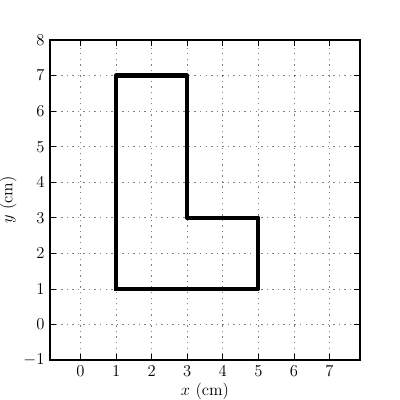

This chart was generated by the following Python code:
if __name__ == '__main__':
    import matplotlib
    matplotlib.use('Agg')
    from matplotlib import rc
    rc('font',**{'family':'serif','serif':'Computer Modern Roman','size':12})
    rc('text', usetex=True)
import numpy as np
import pylab as plt

def com_shape(fn):
    plt.figure(figsize=(4, 4))
    plt.clf()
    plt.plot([1., 1., 3., 3., 5., 5., 1.],
             [1., 7., 7., 3., 3., 1., 1.], 'k-', lw=3.)
    plt.grid(True, alpha=0.5)
    plt.xlabel(r'$x$ (cm)')
    plt.ylabel(r'$y$ (cm)')
    plt.axis('equal')
    plt.xlim(-1., 8.)
    plt.ylim(-1., 8.)
    plt.savefig(fn)
    return None

if __name__ == '__main__':
    fn = 'com_shape.pdf'
    com_shape(fn)
